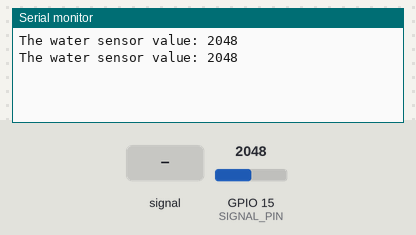
Simulated run of this sketch. Board: ESP32. On the bench: the last lines printed to the serial monitor. Inputs (shaded band) come from the test bench; at power-on: GPIO 15 (SIGNAL_PIN) = 2048.

Above: at 1.8 s.
1.9 s: GPIO 15 (SIGNAL_PIN) fed a 200 Hz sine of ±327 counts around its level
At 2.3 s:
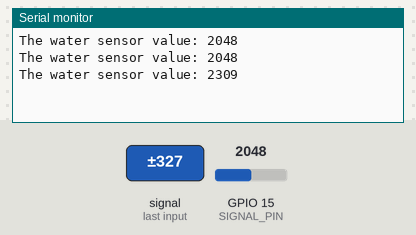
3.4 s: GPIO 15 (SIGNAL_PIN) set to 2866
At 4.7 s:
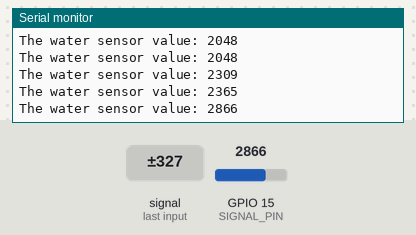
4.9 s: GPIO 15 (SIGNAL_PIN) fed a 1000 Hz sine of ±1023 counts around its level
At 5.8 s:
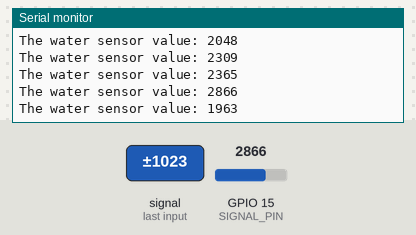
6.4 s: GPIO 15 (SIGNAL_PIN) set to 3603
At 7.4 s:
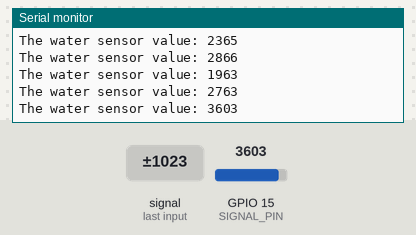
Timing chart, 0 to 8.9 s (numbered marks = the images above; inputs shaded):
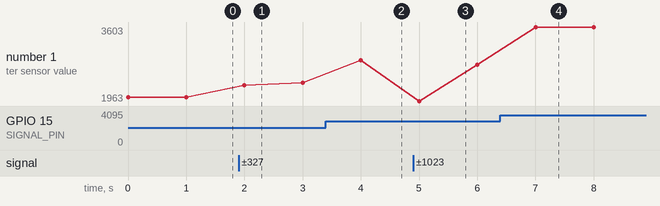

Measured:
- after the input at 1.9 s, the serial monitor: prints a new line after 0.10 s (image 1)
- after the input at 3.4 s, the serial monitor: prints a new line after 0.60 s (image 2)
- after the input at 4.9 s, the serial monitor: prints a new line after 0.10 s (image 3)
- after the input at 6.4 s, the serial monitor: prints a new line after 0.60 s (image 4)
- plotted number 1: 2048 → 2365 after the input at 1.9 s, 2365 → 2866 after the input at 3.4 s, 2866 → 2763 after the input at 4.9 s, 2763 → 3603 after the input at 6.4 s

The sketch:

WaterLevel.ino
```cpp
/*********************************
 * Monitoring Ketinggian Air
 * Sensor : Water Level Sensor
 * Board  : ESP 32
 * Output : Serial (9600)
 * S      : D4, D2, D15, D13, D12, D14, D27, D26, D25, D33, D32, D35, D34, VN, VP
 *********************************/

#define SIGNAL_PIN 15 // define the signal pin

int value = 0; // variable to store the sensor value

void setup()
{
  Serial.begin(9600);
}

void loop()
{
  value = analogRead(SIGNAL_PIN); // read the analog value from sensor
  Serial.print("The water sensor value: ");
  Serial.println(value);

  delay(1000);
}
```
